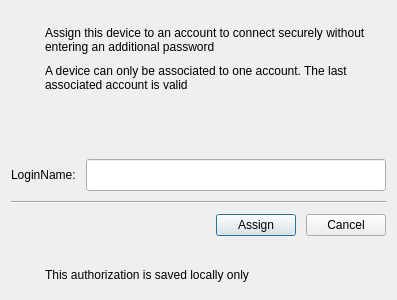
<?xml version="1.0" encoding="UTF-8"?>
<ui version="4.0">
 <class>QKxAuthorizeConfirmDialog</class>
 <widget class="QDialog" name="QKxAuthorizeConfirmDialog">
  <property name="geometry">
   <rect>
    <x>0</x>
    <y>0</y>
    <width>380</width>
    <height>300</height>
   </rect>
  </property>
  <property name="windowTitle">
   <string>Dialog</string>
  </property>
  <layout class="QVBoxLayout" name="verticalLayout">
   <property name="spacing">
    <number>10</number>
   </property>
   <item>
    <spacer name="verticalSpacer">
     <property name="orientation">
      <enum>Qt::Vertical</enum>
     </property>
     <property name="sizeType">
      <enum>QSizePolicy::Fixed</enum>
     </property>
     <property name="sizeHint" stdset="0">
      <size>
       <width>20</width>
       <height>15</height>
      </size>
     </property>
    </spacer>
   </item>
   <item>
    <layout class="QHBoxLayout" name="horizontalLayout_2">
     <item>
      <widget class="QLabel" name="label_4">
       <property name="maximumSize">
        <size>
         <width>24</width>
         <height>24</height>
        </size>
       </property>
       <property name="text">
        <string/>
       </property>
       <property name="pixmap">
        <pixmap resource="feidesk.qrc">:/resource/skin/importance.png</pixmap>
       </property>
       <property name="scaledContents">
        <bool>true</bool>
       </property>
      </widget>
     </item>
     <item>
      <widget class="QLabel" name="label">
       <property name="text">
        <string>Assign this device to an account to connect securely without entering an additional password</string>
       </property>
       <property name="wordWrap">
        <bool>true</bool>
       </property>
      </widget>
     </item>
    </layout>
   </item>
   <item>
    <layout class="QHBoxLayout" name="horizontalLayout_3">
     <item>
      <widget class="QLabel" name="label_5">
       <property name="maximumSize">
        <size>
         <width>24</width>
         <height>24</height>
        </size>
       </property>
       <property name="text">
        <string/>
       </property>
       <property name="pixmap">
        <pixmap resource="feidesk.qrc">:/resource/skin/dot.png</pixmap>
       </property>
       <property name="scaledContents">
        <bool>true</bool>
       </property>
      </widget>
     </item>
     <item>
      <widget class="QLabel" name="label_3">
       <property name="text">
        <string>A device can only be associated to one account. The last associated account is valid</string>
       </property>
       <property name="wordWrap">
        <bool>true</bool>
       </property>
      </widget>
     </item>
    </layout>
   </item>
   <item>
    <spacer name="verticalSpacer_2">
     <property name="orientation">
      <enum>Qt::Vertical</enum>
     </property>
     <property name="sizeType">
      <enum>QSizePolicy::Fixed</enum>
     </property>
     <property name="sizeHint" stdset="0">
      <size>
       <width>20</width>
       <height>20</height>
      </size>
     </property>
    </spacer>
   </item>
   <item>
    <widget class="QLabel" name="error">
     <property name="styleSheet">
      <string notr="true">color: rgb(255, 0, 0);</string>
     </property>
     <property name="text">
      <string/>
     </property>
     <property name="alignment">
      <set>Qt::AlignCenter</set>
     </property>
    </widget>
   </item>
   <item>
    <layout class="QHBoxLayout" name="horizontalLayout">
     <item>
      <widget class="QLabel" name="label_7">
       <property name="text">
        <string>LoginName:</string>
       </property>
      </widget>
     </item>
     <item>
      <widget class="QLineEdit" name="loginName">
       <property name="minimumSize">
        <size>
         <width>300</width>
         <height>0</height>
        </size>
       </property>
       <property name="font">
        <font>
         <pointsize>15</pointsize>
        </font>
       </property>
       <property name="readOnly">
        <bool>true</bool>
       </property>
      </widget>
     </item>
    </layout>
   </item>
   <item>
    <widget class="Line" name="line">
     <property name="orientation">
      <enum>Qt::Horizontal</enum>
     </property>
    </widget>
   </item>
   <item>
    <layout class="QHBoxLayout" name="horizontalLayout_5">
     <item>
      <spacer name="horizontalSpacer">
       <property name="orientation">
        <enum>Qt::Horizontal</enum>
       </property>
       <property name="sizeHint" stdset="0">
        <size>
         <width>40</width>
         <height>20</height>
        </size>
       </property>
      </spacer>
     </item>
     <item>
      <widget class="QPushButton" name="btnAssign">
       <property name="text">
        <string>Assign</string>
       </property>
      </widget>
     </item>
     <item>
      <widget class="QPushButton" name="btnCancel">
       <property name="text">
        <string>Cancel</string>
       </property>
      </widget>
     </item>
    </layout>
   </item>
   <item>
    <spacer name="verticalSpacer_3">
     <property name="orientation">
      <enum>Qt::Vertical</enum>
     </property>
     <property name="sizeType">
      <enum>QSizePolicy::Fixed</enum>
     </property>
     <property name="sizeHint" stdset="0">
      <size>
       <width>20</width>
       <height>15</height>
      </size>
     </property>
    </spacer>
   </item>
   <item>
    <layout class="QHBoxLayout" name="horizontalLayout_4">
     <item>
      <widget class="QLabel" name="label_6">
       <property name="maximumSize">
        <size>
         <width>24</width>
         <height>24</height>
        </size>
       </property>
       <property name="text">
        <string/>
       </property>
       <property name="pixmap">
        <pixmap resource="feidesk.qrc">:/resource/skin/tips.png</pixmap>
       </property>
       <property name="scaledContents">
        <bool>true</bool>
       </property>
      </widget>
     </item>
     <item>
      <widget class="QLabel" name="label_2">
       <property name="text">
        <string>This authorization is saved locally only</string>
       </property>
       <property name="wordWrap">
        <bool>true</bool>
       </property>
      </widget>
     </item>
    </layout>
   </item>
  </layout>
 </widget>
 <resources>
  <include location="feidesk.qrc"/>
 </resources>
 <connections/>
</ui>
